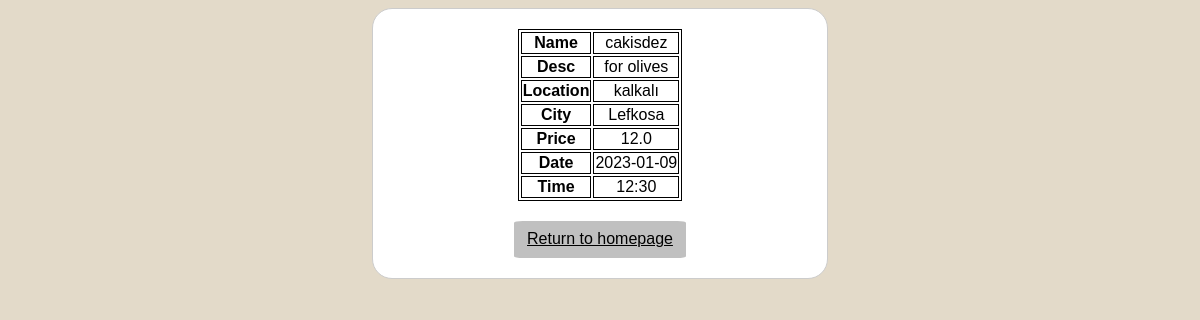
Page /eventinfo?id=11 on the committed database.
### tables this page shows
CREATE TABLE "event"
(
    eventid     INTEGER
        primary key autoincrement,
    name        TEXT,
    description TEXT,
    price       FLOAT,
    date        DATE,
    time        TIME,
    isActive    BOOLEAN,
    location    TEXT,
    cityID      INTEGER
        references city,
    username    TEXT
        references user
);

CREATE TABLE city(cityID INTEGER PRIMARY KEY AUTOINCREMENT, cityname TEXT);

### main.py (the view)
@app.route("/eventinfo")
def eventInfo():
        eventID = request.args.get('id')
        conn = sqlite3.connect("eventwebsite.db")
        c = conn.cursor()
        c.execute("SELECT event.*,c.cityname FROM event JOIN city c on c.cityID = event.cityID WHERE eventid=(?)",(eventID,))
        rows = c.fetchone()
        return render_template("eventinfo.html",eventInfo=rows)

### templates/eventinfo.html (shortened to what this page needs)
<!DOCTYPE html>
<html lang="en">
<head>
    <link rel="stylesheet" href="/static/style.css">
</head>
<body>
<div class="table">
    <table align="center" >
        <tr>
            <th>Name</th>
            <td>{{ eventInfo[1] }}</td>
        </tr>
        <tr>
            <th>Desc</th>
            <td>{{ eventInfo[2] }}</td>
        </tr>
        <tr>
            <th>Location</th>
            <td>{{ eventInfo[7] }}</td>
        </tr>
        <tr>
            <th>City</th>
            <td>{{ eventInfo[10] }}</td>
        </tr>
        <tr>
            <th>Price</th>
            <td>{{ eventInfo[3] }}</td>
        </tr>
        <tr>
            <th>Date</th>
            <td>{{ eventInfo[4] }}</td>
        </tr>
        <tr>
            <th>Time</th>
            <td>{{ eventInfo[5] }}</td>
        </tr>
    </table>
    <a href="{{ url_for('index') }}" class="btn">Return to homepage</a>
</div>
</body>
</html>

### static/style.css (style rules this page uses)
body { font-family: Arial, sans-serif; background-color: #e3dac9; }
table, th, td { border:1px solid black; }
.table { width: 35%; margin: 0 auto; background-color: white; border: 1px solid #ccc; border-radius: 20px; padding: 20px; text-align: center; justify-items: center; }
.btn { color: black; background-color: #C0C0C0; display: inline-block; border: 1px solid transparent; padding: 6px 12px; line-height: 1.42857143; border-radius: 5%; text-align: center; }

### rows in the picture
event: name "cakisdez", description "for olives", location "kalkalı", price "12.0", date "2023-01-09", time "12:30"
city: cityname "Lefkosa"
